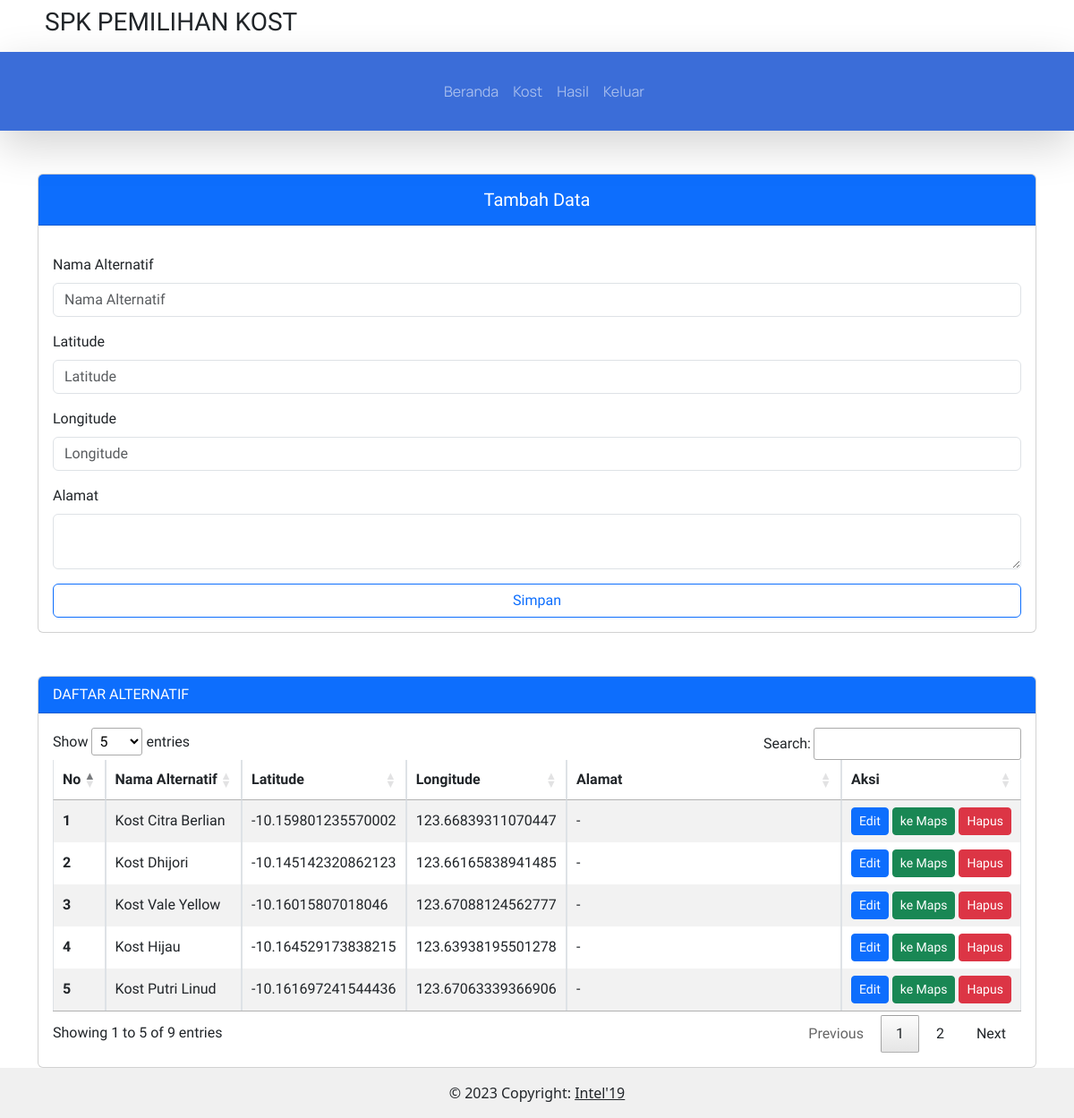
The page /user/alternatif.php on the database its author committed.
### tables this page shows
CREATE TABLE `alternatif` (
  `id_alternatif` int(5) NOT NULL,
  `nama_alternatif` varchar(50) NOT NULL,
  `alamat` varchar(150) NOT NULL,
  `latitude` varchar(100) NOT NULL,
  `longitude` varchar(100) NOT NULL,
  `jenis_kost` enum('Campuran','Laki-Laki','Perempuan') NOT NULL DEFAULT 'Campuran',
  `kecamatan` varchar(50) DEFAULT NULL
);

### config.php (called while the page is built, shortened)
<?php
function connectDatabase()
{
    $conn = new mysqli(DB_HOST, DB_USERNAME, DB_PASSWORD, DB_NAME);
    return $conn;
}
?>

### user/functions/alternatif.php (called while the page is built, shortened)
<?php
    require_once '../config.php';
    class Alternatif{
        private $db;
        public function __construct()
        {
            $this->db = connectDatabase();
        }
        public function getDataAlternatif()
        {
            return $this->db->query("SELECT * FROM alternatif");
        }
    }
    $getDataAlternatif = new Alternatif();
?>

### user/alternatif.php (the view, shortened to what this page needs)
<?php
require_once './../includes/header.php';
require_once './functions/alternatif.php';
$dataAlternatif = $getDataAlternatif->getDataAlternatif();
?>
<div class="container" style="font-family: 'Prompt', sans-serif">
    <div class="row">
        <div class="d-xxl-flex">
            <div class="col-xxl-3 mb-xxl-3 mt-5">
                <form action="" method="post">
                    <div class="card">
                        <div class="card-header bg-primary">
                            <h5 class="text-center text-white pt-2 col-12 btn-outline-primary">
                                Tambah Data
                            </h5>
                        </div>
                        <div class="card-body">
                            <div class="mb-3 mt-3">
                                <label for="exampleFormControlInput1" class="form-label">Nama Alternatif</label>
                                <input type="text" name="nama_alternatif" class="form-control"
                                    id="exampleFormControlInput1" placeholder="Nama Alternatif" />
                            </div>
                            <div class="mb-3 mt-3">
                                <label for="latitude" class="form-label">Latitude</label>
                                <input type="text" name="latitude" class="form-control" id="latitude"
                                    placeholder="Latitude" />
                            </div>
                            <div class="mb-3 mt-3">
                                <label for="longitude" class="form-label">Longitude</label>
                                <input type="text" name="longitude" class="form-control" id="longitude"
                                    placeholder="Longitude" />
                            </div>
                            <div class="mb-3 mt-3">
                                <label for="exampleFormControlInput1" class="form-label">Alamat</label>
                                <textarea class="form-control" name="alamat"></textarea>
                            </div>
                            <button type="submit" name="simpan" class="btn col-12 btn-outline-primary">
                                Simpan
                            </button>
                        </div>
                    </div>
                </form>
            </div>
            <div class="col-xxl-9 mt-5 ms-xxl-5">
                <div class="card">
                    <div class="card-header bg-primary text-white">DAFTAR ALTERNATIF</div>
                    <div class="card-body">
                        <div class="table-responsive">
                            <table class="table table-striped table-bordered nowrap" style="width:100%"
                                id="table-penilaian">
                                <thead>
                                    <tr>
                                        <th scope="col">No</th>
                                        <th scope="col">Nama Alternatif</th>
                                        <th scope="col">Latitude</th>
                                        <th scope="col">Longitude</th>
                                        <th scope="col">Alamat</th>
                                        <th scope="col">Aksi</th>
                                    </tr>
                                </thead>
                                <tbody class="table-group-divider">
                                    <?php foreach ($dataAlternatif as $i => $alternatif):?>
                                    <tr>
                                        <th scope="row"><?=$i+1;?></th>
                                        <td><?=$alternatif['nama_alternatif'];?></td>
                                        <td><?=$alternatif['latitude'];?></td>
                                        <td><?=$alternatif['longitude'];?></td>
                                        <td><?=$alternatif['alamat'];?></td>
                                        <td>
                                            <button type="button" class="btn btn-sm btn-primary" data-bs-toggle="modal"
                                                data-bs-target="#edit<?=$alternatif['id_alternatif'];?>">
                                                Edit
                                            </button>
                                            <a href="https://www.google.com/maps/dir/?api=1&destination=<?=$alternatif['latitude'];?>,<?=$alternatif['longitude'];?>"
                                                title="Lokasi di MAPS" class="btn btn-sm btn-success">ke Maps</a>
                                            <button type="button" class="btn btn-sm btn-danger" data-bs-toggle="modal"
                                                data-bs-target="#hapus<?=$alternatif['id_alternatif'];?>">
                                                Hapus
                                            </button>
                                        </td>
                                    </tr>
                                    <?php endforeach;?>
                                </tbody>
                            </table>
                        </div>
                    </div>
                </div>
            </div>
        </div>
    </div>
</div>
<?php
require_once './../includes/footer.php';
?>

### rows shown on the page
alternatif: nama_alternatif "Kost Citra Berlian", latitude "-10.159801235570002", longitude "123.66839311070447", alamat "-"
alternatif: nama_alternatif "Kost Dhijori", latitude "-10.145142320862123", longitude "123.66165838941485", alamat "-"
alternatif: nama_alternatif "Kost Vale Yellow", latitude "-10.16015807018046", longitude "123.67088124562777", alamat "-"
alternatif: nama_alternatif "Kost Hijau", latitude "-10.164529173838215", longitude "123.63938195501278", alamat "-"
alternatif: nama_alternatif "Kost Putri Linud", latitude "-10.161697241544436", longitude "123.67063339366906", alamat "-"
